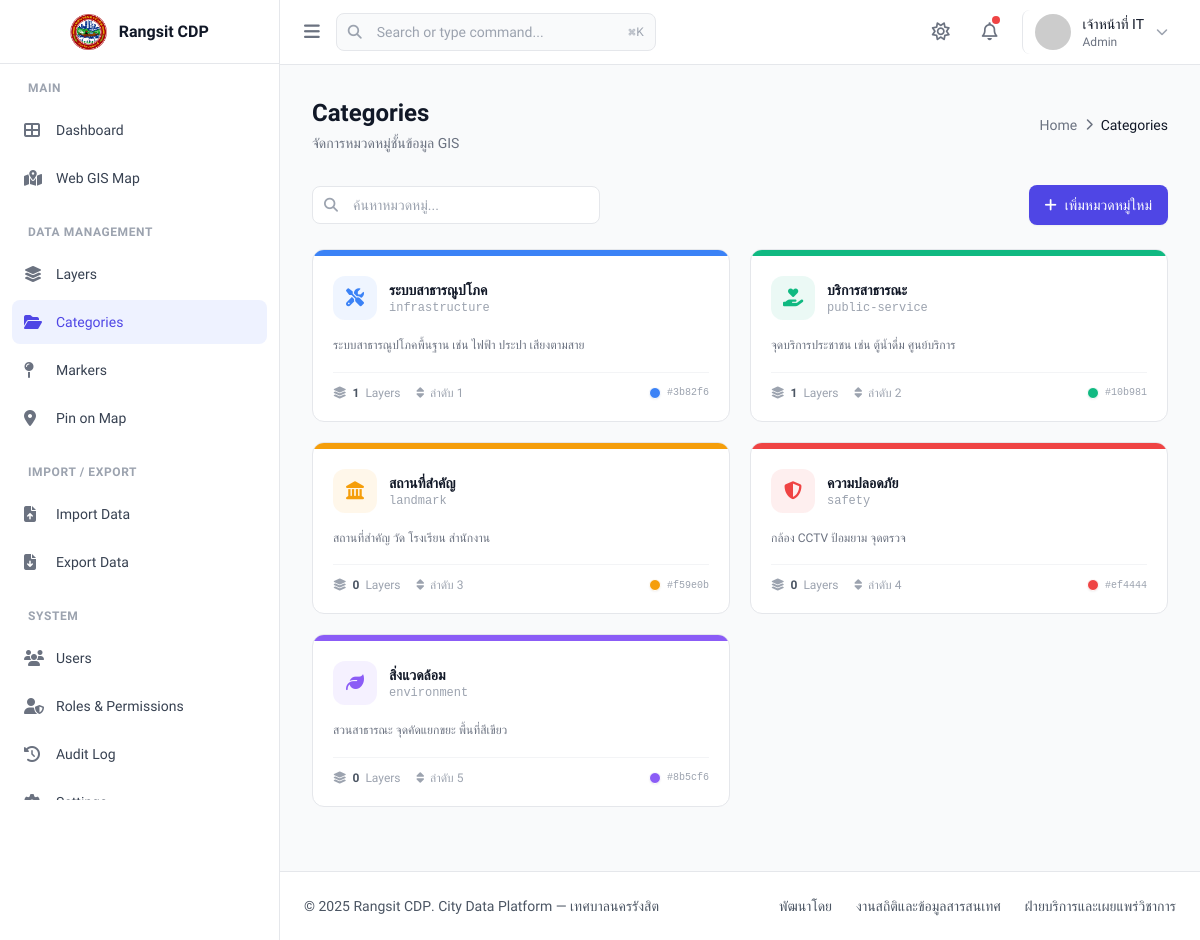
The app's page /admin/categories.php (signed in) with its own data.
### tables this page shows
CREATE TABLE `gis_categories` (
  `id` INT(11) NOT NULL AUTO_INCREMENT,
  `name` VARCHAR(100) NOT NULL COMMENT 'ชื่อหมวดหมู่',
  `slug` VARCHAR(100) NOT NULL COMMENT 'URL slug',
  `color` VARCHAR(7) DEFAULT '#94a3b8' COMMENT 'สี HEX',
  `icon_class` VARCHAR(50) DEFAULT NULL COMMENT 'Font Awesome class',
  `description` TEXT DEFAULT NULL,
  `sort_order` INT(11) DEFAULT 0,
  `created_at` TIMESTAMP DEFAULT CURRENT_TIMESTAMP,
  PRIMARY KEY (`id`),
  UNIQUE KEY `uk_slug` (`slug`)
);

### admin/categories.php (the view, shortened to what this page needs)
<?php
$db = getDB();
$categories = $db->query("
    SELECT c.*, COUNT(l.id) as layer_count
    FROM gis_categories c
    LEFT JOIN gis_layers l ON l.category_id = c.id
    GROUP BY c.id
    ORDER BY c.sort_order, c.id
")->fetchAll();
?>
<?php include __DIR__ . "/../template-layout/header.php"; ?>
<?php include __DIR__ . "/../template-layout/sidebar.php"; ?>
<div id="mainContent" class="main-expanded transition-all duration-300 min-h-screen flex flex-col">
    <?php include __DIR__ . "/../template-layout/navbar.php"; ?>
    <main class="flex-1 p-6 lg:p-8">
        <div class="mb-8">
            <div class="flex items-center justify-between mb-2">
                <div>
                    <h1 class="text-2xl font-semibold text-gray-900">Categories</h1>
                    <p class="text-sm text-gray-500 mt-1">จัดการหมวดหมู่ชั้นข้อมูล GIS</p>
                </div>
                <nav class="flex items-center space-x-2 text-sm text-gray-500">
                    <a href="index.php" class="hover:text-gray-700">Home</a>
                    <i class="fas fa-chevron-right text-xs"></i>
                    <span class="text-gray-900 font-medium">Categories</span>
                </nav>
            </div>
        </div>
        <div class="flex flex-col sm:flex-row sm:items-center sm:justify-between gap-3 mb-6">
            <div class="relative">
                <i class="fas fa-search absolute left-3 top-1/2 -translate-y-1/2 text-gray-400 text-sm"></i>
                <input type="text" id="searchInput" placeholder="ค้นหาหมวดหมู่..."
                       class="pl-10 pr-4 py-2 w-72 border border-gray-200 rounded-lg text-sm focus:outline-none focus:ring-2 focus:ring-indigo-500 bg-white">
            </div>
            <button onclick="openModal()" class="inline-flex items-center px-4 py-2.5 bg-indigo-600 text-white text-sm font-medium rounded-lg hover:bg-indigo-700 transition-colors shadow-sm">
                <i class="fas fa-plus mr-2"></i> เพิ่มหมวดหมู่ใหม่
            </button>
        </div>
        <div class="grid grid-cols-1 md:grid-cols-2 xl:grid-cols-3 gap-5" id="categoriesGrid">
            <?php foreach ($categories as $cat): ?>
            <div class="cat-card bg-white rounded-xl border border-gray-200 hover:shadow-lg transition-all duration-200 overflow-hidden group">
                <div class="h-1.5" style="background:<?= htmlspecialchars($cat['color']) ?>;"></div>
                <div class="p-5">
                    <div class="flex items-start justify-between mb-4">
                        <div class="flex items-center gap-3">
                            <div class="w-11 h-11 rounded-xl flex items-center justify-center flex-shrink-0"
                                 style="background:<?= htmlspecialchars($cat['color']) ?>15;">
                                <i class="fas <?= htmlspecialchars($cat['icon_class'] ?? 'fa-folder') ?> text-lg"
                                   style="color:<?= htmlspecialchars($cat['color']) ?>;"></i>
                            </div>
                            <div>
                                <h3 class="text-sm font-bold text-gray-900 cat-name"><?= htmlspecialchars($cat['name']) ?></h3>
                                <p class="text-xs text-gray-400 font-mono"><?= htmlspecialchars($cat['slug']) ?></p>
                            </div>
                        </div>
                    </div>
                    <?php if ($cat['description']): ?>
                    <p class="text-xs text-gray-500 mb-4 leading-relaxed line-clamp-2"><?= htmlspecialchars($cat['description']) ?></p>
                    <?php endif; ?>
                    <div class="flex items-center justify-between pt-3 border-t border-gray-100">
                        <div class="flex items-center gap-4">
                            <div class="flex items-center gap-1.5">
                                <i class="fas fa-layer-group text-xs text-gray-400"></i>
                                <span class="text-xs font-semibold text-gray-600"><?= $cat['layer_count'] ?></span>
                                <span class="text-xs text-gray-400">Layers</span>
                            </div>
                            <div class="flex items-center gap-1.5">
                                <i class="fas fa-sort text-xs text-gray-400"></i>
                                <span class="text-xs text-gray-400">ลำดับ <?= $cat['sort_order'] ?></span>
                            </div>
                        </div>
                        <div class="flex items-center gap-1.5">
                            <span class="w-3 h-3 rounded-full border border-white shadow-sm" style="background:<?= htmlspecialchars($cat['color']) ?>;"></span>
                            <span class="text-[10px] text-gray-400 font-mono"><?= htmlspecialchars($cat['color']) ?></span>
                        </div>
                    </div>
                </div>
            </div>
            <?php endforeach; ?>
        </div>
    </main>
    <?php include __DIR__ . "/../template-layout/footer.php"; ?>
</div>
<?php include __DIR__ . "/../template-layout/scripts.php"; ?>

### template-layout/header.php (style rules this page uses)
*, body, button, input, select, textarea { font-family: 'Sarabun', 'Inter', sans-serif; }
.fa, .fas, .far, .fab, .fa-solid, .fa-regular, .fa-brands { font-family: 'Font Awesome 6 Free', 'Font Awesome 6 Brands' !important; }
.main-expanded { margin-left: 280px; }

### records on screen
gis_categories: name "ระบบสาธารณูปโภค", slug "infrastructure", description "ระบบสาธารณูปโภคพื้นฐาน เช่น ไฟฟ้า ประปา เสียงตามสาย", layer_count "1", sort_order "1", color "#3b82f6"
gis_categories: name "บริการสาธารณะ", slug "public-service", description "จุดบริการประชาชน เช่น ตู้น้ำดื่ม ศูนย์บริการ", layer_count "1", sort_order "2", color "#10b981"
gis_categories: name "สถานที่สำคัญ", slug "landmark", description "สถานที่สำคัญ วัด โรงเรียน สำนักงาน", layer_count "0", sort_order "3", color "#f59e0b"
gis_categories: name "ความปลอดภัย", slug "safety", description "กล้อง CCTV ป้อมยาม จุดตรวจ", layer_count "0", sort_order "4", color "#ef4444"
gis_categories: name "สิ่งแวดล้อม", slug "environment", description "สวนสาธารณะ จุดคัดแยกขยะ พื้นที่สีเขียว", layer_count "0", sort_order "5", color "#8b5cf6"

### other values on screen
$label "Dashboard Web GIS Map Layers Categories Markers Pin on Map Import Data Export Data Users Roles & Permissions Audit Log"
$_displayName "เจ้าหน้าที่ IT"
$_roleName "Admin"
